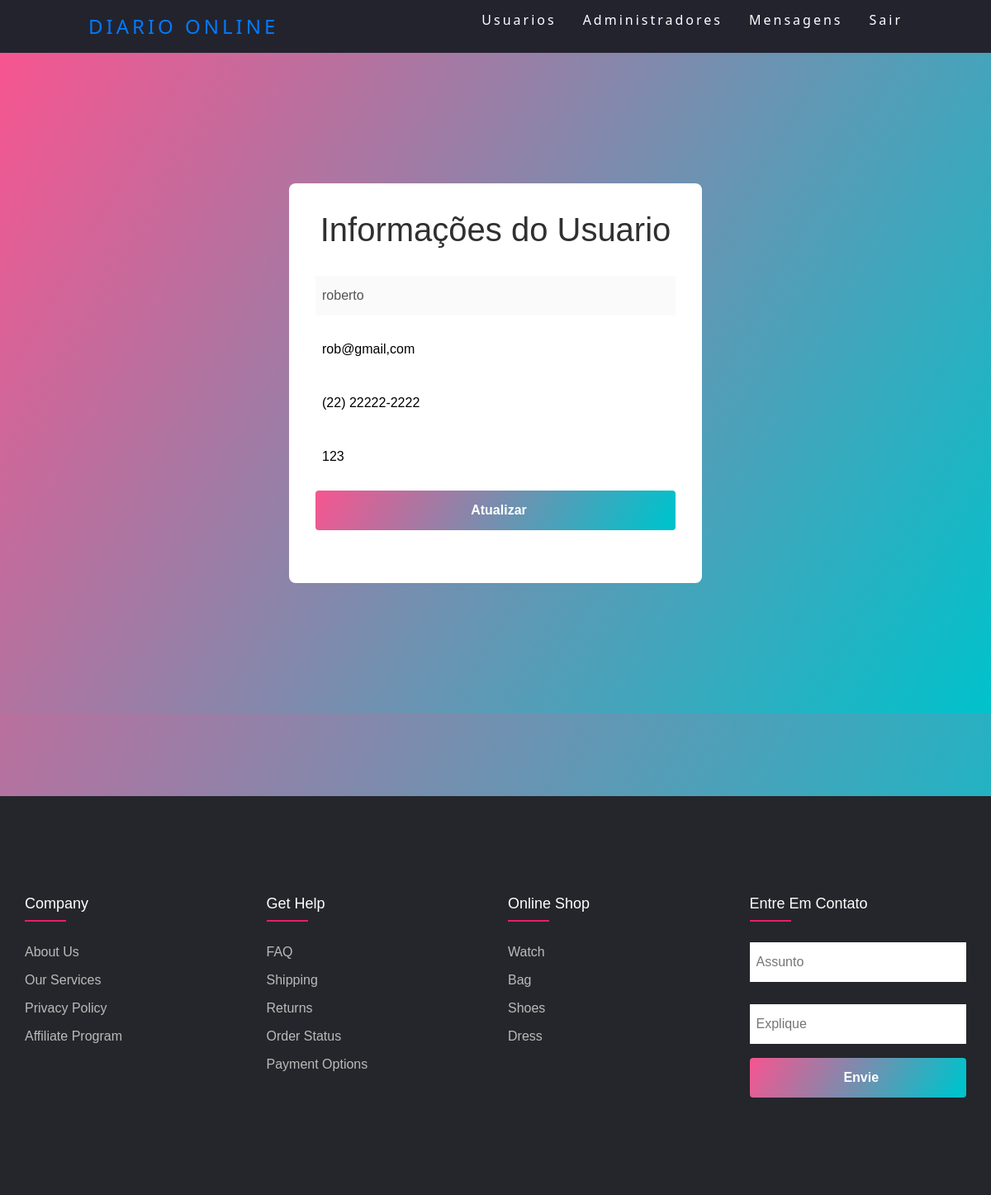
/juan/adm/editar.php?id=3 (signed in), run on the app's committed database.
### tables this page shows
CREATE TABLE `usuario` (
  `idUsuario` int(11) NOT NULL,
  `nome` varchar(50) NOT NULL,
  `telefone` varchar(15) NOT NULL,
  `email` varchar(50) NOT NULL,
  `senha` varchar(50) NOT NULL,
  `idAcesso` int(11) DEFAULT 1
);

### juan/adm/editar.php (the view, shortened to what this page needs)
<?php
require_once('../conexao.php');
$ida = $_GET['id'];
$sqla = 'SELECT * FROM usuario where idUsuario=' . $ida;
$row = mysqli_query($conexao, $sqla);
$resultado = mysqli_fetch_assoc($row);
?>
<link rel="stylesheet" href="https://cdnjs.cloudflare.com/ajax/libs/meyer-reset/2.0/reset.min.css">
<link rel='stylesheet' href='https://unpkg.com/boxicons@2.1.2/css/boxicons.min.css'>
<link rel='stylesheet' href='https://cdnjs.cloudflare.com/ajax/libs/inter-ui/3.19.3/inter.css'>
<link rel='stylesheet' href='https://cdnjs.cloudflare.com/ajax/libs/font-awesome/4.5.0/css/font-awesome.min.css'>
<link rel='stylesheet' href='https://unpkg.com/vanilla-datatables@latest/dist/vanilla-dataTables.min.css'>
<link rel='stylesheet' href='https://cdnjs.cloudflare.com/ajax/libs/twitter-bootstrap/4.0.0-alpha.6/css/bootstrap.min.css'>
<link rel="stylesheet" type="text/css" href="https://cdnjs.cloudflare.com/ajax/libs/font-awesome/5.15.1/css/all.min.css">
<link rel="stylesheet" href="../css/menu.css">
<link rel="stylesheet" href="../css/footer.css">
<link rel="stylesheet" href="../css/dd.css">
<header>
    <nav>
        <a class="logo" href="index.php">Diario online</a>
        <ul class="nav-list">
        <li><a class="menu" href="index.php">Usuarios</a></li>
            <li><a class="menu" href="adm.php">Administradores</a></li>
            <li><a class="menu" href="msg.php">Mensagens</a></li>
            <li><a class="menu" href="../actionIndex/sair.php">Sair</a></li>
        </ul>
    </nav>
</header>
<main class="login">
    <div class="login__container" >
      <h1 class="login__title">Informações do Usuario  </h1>
      <form class="login__form" method="post" action="action/editando.php">
        <input class="login__input" type="text"  value="<?php echo $resultado['nome']; ?>" disabled />
        <span class="login__input-border"></span>
        <input class="login__input" type="texte" placeholder="E-mail" name="email" required  value="<?php echo $resultado['email']; ?>"/>
        <span class="login__input-border"></span>
        <input class="login__input" type="texte" placeholder="Telefone" id="telefone" name="telefone"  value="<?php echo $resultado['telefone']; ?>"  maxlength="14" onkeypress="mascaraData( this, event )" required />
        <span class="login__input-border"></span>
        <input class="login__input" type="text" placeholder="senha" name="senha"  value="<?php echo $resultado['senha']; ?>" required/>
        <span class="login__input-border"></span>
        <button type="submit" class="login__submit">Atualizar</button>
      </form>
    </div>
  </main>
<footer class="footer">
    <div class="container">
        <div class="row">
            <div class="footer-col">
                <h4>company</h4>
                <ul>
                    <li><a href="#">about us</a></li>
                    <li><a href="#">our services</a></li>
                    <li><a href="#">privacy policy</a></li>
                    <li><a href="#">affiliate program</a></li>
                </ul>
            </div>
            <div class="footer-col">
                <h4>get help</h4>
                <ul>
                    <li><a href="#">FAQ</a></li>
                    <li><a href="#">shipping</a></li>
                    <li><a href="#">returns</a></li>
                    <li><a href="#">order status</a></li>
                    <li><a href="#">payment options</a></li>
                </ul>
            </div>
            <div class="footer-col">
                <h4>online shop</h4>
                <ul>
                    <li><a href="#">watch</a></li>
                    <li><a href="#">bag</a></li>
                    <li><a href="#">shoes</a></li>
                    <li><a href="#">dress</a></li>
                </ul>
            </div>
            <div class="footer-col">
                <h4>Entre em Contato</h4>
                <ul>
                    <form method="POST" action="action/enviar.php">
                        <input class="login__input" type="text" placeholder="Assunto" name="assunto" />
                        <span class="login__input-border"></span>
                        <input class="login__input" type="text" placeholder="Explique" name="explique" style=" margin-top:10px ;" />
                        <span class="login__input-border"></span>
                        <button type="submit" class="login__submit">Envie</button>
                    </form>
                </ul>
            </div>
        </div>
    </div>
</footer>

### juan/css/menu.css (style rules this page uses)
* { margin: 0; padding: 0; }
.menu { color: #fff; text-decoration: none; transition: 0.3s; }
.logo { font-size: 24px; text-transform: uppercase; letter-spacing: 4px; }
nav { display: flex; justify-content: space-around; align-items: center; font-family: system-ui, -apple-system, Helvetica, Arial, sans-serif; background: #23232e; height: 8vh; }
main { background: url("bg.jpg") no-repeat center center; background-size: cover; height: 92vh; }
.nav-list { list-style: none; display: flex; }
.nav-list li { letter-spacing: 3px; margin-left: 32px; }

### juan/css/footer.css (style rules this page uses)
* { margin:0; padding:0; box-sizing: border-box; }
.container { max-width: 1170px; margin:auto; }
.row { display: flex; flex-wrap: wrap; }
ul { list-style: none; }
.footer { margin-top: 100px; background-color: #24262b; padding: 70px 0; }
.footer-col { width: 25%; padding: 0 15px; }
.footer-col h4 { font-size: 18px; color: #ffffff; text-transform: capitalize; margin-bottom: 35px; font-weight: 500; position: relative; }
.footer-col h4::before { content: ''; position: absolute; left:0; bottom: -10px; background-color: #e91e63; height: 2px; box-sizing: border-box; width: 50px; }
.footer-col ul li:not(:last-child) { margin-bottom: 10px; }
.footer-col ul li a { font-size: 16px; text-transform: capitalize; color: #ffffff; text-decoration: none; font-weight: 300; color: #bbbbbb; display: block; transition: all 0.3s ease; }

### juan/css/dd.css (style rules this page uses)
.login { height: 100vh; background: var(--input-linear); display: flex; justify-content: center; align-items: center; }
.login__container { min-height: 300px; width: 500px; background-color: var(--white); box-sizing: border-box; padding: 32px; border-radius: 8px; display: flex; flex-direction: column; align-items: center; }
.login__title { margin-bottom: 32px; color: var(--black); }
.login__form { width: 100%; display: flex; flex-direction: column; justify-content: center; align-items: center; }
.login__input { height: 48px; width: 100%; box-sizing: border-box; padding-left: 8px; border: unset; outline: none; position: relative; }
.login__input-border { height: var(--border-height); width: 100%; margin-bottom: 16px; transition: .3s ease-in-out; }
.login__input-border::after { content: ''; display: block; height: var(--border-height); width: 0; margin-bottom: 16px; background: var(--input-linear); transition: .3s ease-in-out; }
.login__submit { height: 48px; width: 100%; padding-left: 8px; outline: none; position: relative; background: var(--button-linear); background-size: 200%; margin-bottom: 32px; color: var(--white); font-size: 16px; font-weight: bold; border: unset; border-radius: 4px; cursor: pointer; transition: 0.5s ease; }

### juan/adm/editar.php (style rules this page uses)
.container { margin-top: 50px; }

### data on the page
usuario: nome "roberto", email "rob@gmail,com", telefone "(22) 22222-2222", senha "123"
